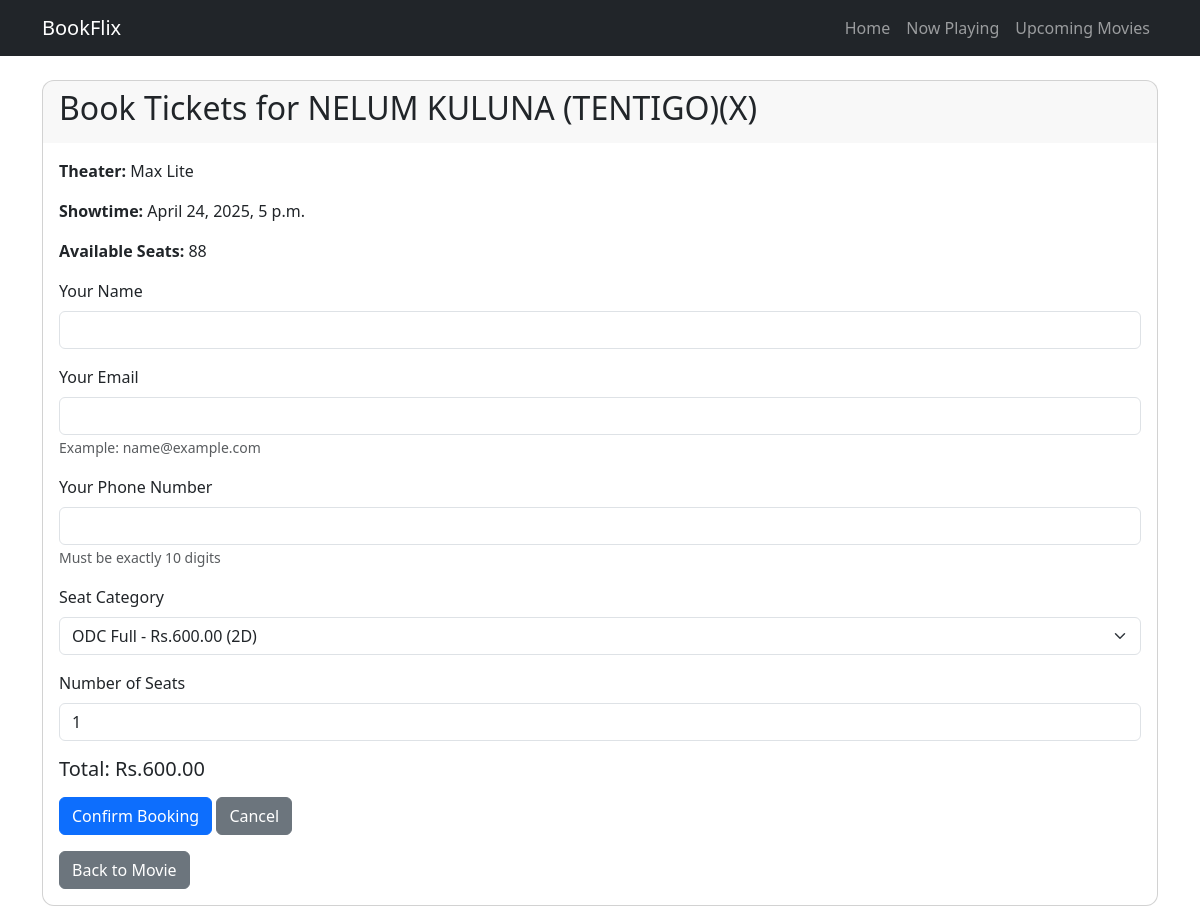
Screenshot of /book/6/ with the database file from the repository.
### tickets/models.py (models this page shows, shortened)
class Showtime(models.Model):
    movie = models.ForeignKey(Movie, on_delete=models.CASCADE)
    theater = models.ForeignKey(Theater, on_delete=models.CASCADE)
    start_time = models.DateTimeField()
    available_seats = models.IntegerField()
    @property
    def has_passed(self):
        return self.start_time <= timezone.now()
    @property
    def is_sold_out(self):
        return self.available_seats <= 0
    @property
    def is_available(self):
        return not self.has_passed and not self.is_sold_out

class Movie(models.Model):
    title = models.CharField(max_length=200)
    description = models.TextField()
    duration = models.IntegerField()
    rating = models.CharField(max_length=5)
    synopsis = models.TextField(blank=True, null=True)
    director = models.CharField(max_length=100, blank=True, null=True)
    cast = models.TextField(blank=True, null=True,
                            help_text="Separate actor names with commas")
    genre = models.CharField(max_length=50, choices=[
        ('Action', 'Action'),
        ('Adventure', 'Adventure'),
        ('Animation', 'Animation'),
        ('Biography', 'Biography'),
        ('Drama', 'Drama'),
        ('Horror', 'Horror'),
        ('Thriller', 'Thriller'),
    ],
    default='Drama'
    )
    format = models.CharField(max_length=10, choices=[
        ('2D', '2D'),
        ('3D', '3D'),
    ],
    default='2D'
    )
    language = models.CharField(max_length=20, choices=[
        ('Chinese', 'Chinese'),
        ('English', 'English'),
        ('Hindi', 'Hindi'),
        ('Sinhala', 'Sinhala'),
        ('Tamil', 'Tamil'),
    ],
    default='English'
     )
    poster = models.ImageField(upload_to='media/', blank=True)
    is_released = models.BooleanField(default=False)
    release_date = models.DateField(null=True, blank=True)
    is_featured = models.BooleanField(default=False)

class Theater(models.Model):
    name = models.CharField(max_length=100)
    location = models.CharField(max_length=200)
    capacity = models.IntegerField()

class SeatCategory(models.Model):
    name = models.CharField(max_length=50)
    price_2d = models.DecimalField(max_digits=6, decimal_places=2)
    price_3d = models.DecimalField(max_digits=6, decimal_places=2)
    theater = models.ForeignKey(Theater, on_delete=models.CASCADE, related_name='seat_categories')
    movie = models.ForeignKey(Movie, on_delete=models.CASCADE, null=True, blank=True)
    def get_price_for_format(self, format_type=None):
        if format_type:
            return self.price_3d if format_type == '3D' else self.price_2d
        return self.price_2d
    class Meta:
        verbose_name_plural = "Seat Categories"

### tickets/views.py (the view, shortened to what this page needs)
# urls.py: path('book/<int:showtime_id>/', views.book_ticket, name='book_ticket'),
def book_ticket(request, showtime_id):
    showtime = Showtime.objects.get(id=showtime_id)
    seat_categories = SeatCategory.objects.filter(
        Q(theater=showtime.theater) &
        (Q(movie=showtime.movie) | Q(movie__isnull=True)))
    for category in seat_categories:
        category.price = category.get_price_for_format(showtime.movie.format)
    return render(request, 'tickets/book_ticket.html', {'showtime': showtime,'seat_categories': seat_categories,'movie_format': showtime.movie.format})

### tickets/templates/tickets/book_ticket.html (shortened to what this page needs)
{% extends 'tickets/base.html' %}
{% block content %}
<div class="card">
    <div class="card-header">
        <h2>Book Tickets for {{ showtime.movie.title }}</h2>
    </div>
    <div class="card-body">
        <p><strong>Theater:</strong> {{ showtime.theater.name }}</p>
        <p><strong>Showtime:</strong> {{ showtime.start_time }}</p>
        {% if showtime.is_available %}
            <p><strong>Available Seats:</strong> {{ showtime.available_seats }}</p>
            <form method="post">
                <div class="mb-3">
                    <label for="name" class="form-label">Your Name</label>
                    <input type="text" class="form-control" id="name" name="name" required>
                </div>
                <div class="mb-3">
                    <label for="email" class="form-label">Your Email</label>
                    <input type="email" class="form-control" id="email" name="email" required pattern="[a-z0-9._%+-]+@[a-z0-9.-]+\.[a-z]{2,}$"
                       title="Please enter a valid email address (e.g., name@example.com)">
                    <small class="text-muted">Example: name@example.com</small>
                </div>
                <div class="mb-3">
                    <label for="phone" class="form-label">Your Phone Number</label>
                    <input type="tel" class="form-control" id="phone" name="phone" required pattern="[0-9]{10}" title="Please enter exactly 10 digits">
                    <small class="text-muted">Must be exactly 10 digits</small>
                </div>
                <div class="mb-3">
                    <label for="seat_category" class="form-label">Seat Category</label>
                <select class="form-select" id="seat_category" name="seat_category" required onchange="updatePrice()">
                    {% for category in seat_categories %}
                    <option value="{{ category.id }}" data-price="{{ category.price }}">
                        {{ category.name }} - Rs.{{ category.price }} ({{ movie_format }})
                    </option>
                    {% endfor %}
                </select>
            </div>
            <div class="mb-3">
                <label for="seats" class="form-label">Number of Seats</label>
                <input type="number" class="form-control" id="seats" name="seats"
                       min="1" max="{{ showtime.available_seats }}" value="1"
                       onchange="updateTotal()">
            </div>
            <div class="mb-3">
                <h5>Total: Rs.<span id="totalPrice">{{ seat_categories.0.price }}</span></h5>
            </div>
                <button type="submit" class="btn btn-primary">Confirm Booking</button>
                <a href="{% url 'movie_detail' showtime.movie.id %}" class="btn btn-secondary">Cancel</a>
            </form>
        {% endif %}
        <a href="{% url 'movie_detail' showtime.movie.id %}" class="btn btn-secondary mt-3">Back to Movie</a>
    </div>
</div>
{% endblock %}

### tickets/templates/tickets/base.html (style rules this page uses)
body { overflow-x: hidden; padding-top: 56px; }
.card { border-radius: 12px; overflow: hidden; }
.card-header { border-bottom: none; }

### rows the page displays
Showtime: movie "NELUM KULUNA (TENTIGO)(X)", theater.name "Max Lite", start_time "April 24, 2025, 5 p.m.", available_seats "88"
SeatCategory: seat_categories "600.00"

### other values shown
form field seat_category "ODC Full - Rs.600.00 (2D)"
